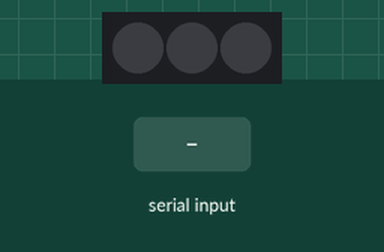
Simulated run of this sketch. Board: Arduino Uno, built with avr-gcc and run on an emulated ATmega328P. On the bench: 3 RGB LEDs in strip order, left to right. The test bench sets the inputs (shaded band). Dim RGB values are drawn brighter than linear.

Above: at 1.2 s.
1.3 s: "A" received over the second serial link
At 2.0 s:
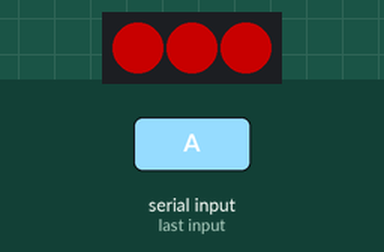
2.8 s: "B" received over the second serial link
At 3.8 s:
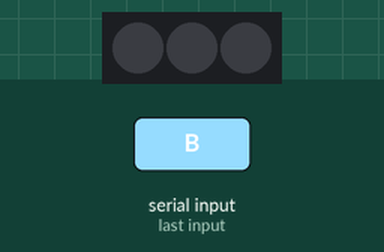
Timing chart, 0 to 5.8 s (numbered marks = the images above; inputs shaded):
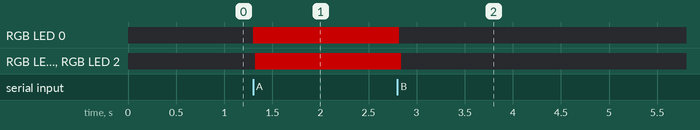

Measured:
- after the input at 1.3 s, RGB LED 0–2: off → RGB(100, 0, 0) at once
- after the input at 2.8 s, RGB LED 0–2: RGB(100, 0, 0) → off at once

The sketch:

8-2_Bluetooth_LED_Control.ino
```cpp
#include <SoftwareSerial.h>
#define BT_RXD 5
#define BT_TXD 4
SoftwareSerial bluetooth(BT_RXD, BT_TXD);
char rec_data;
bool rec_chk = false;

#include <Adafruit_NeoPixel.h>
Adafruit_NeoPixel RGB_LED = Adafruit_NeoPixel(3, 6, NEO_GRB);

void setup() {
  bluetooth.begin(9600);                          // 스마트폰 블루투스 통신속도

  RGB_LED.begin();
  RGB_LED.setBrightness(100);                    //RGB_LED 밝기조절
  RGB_LED.clear();
}
void loop() {
  if (bluetooth.available()) {                   // 블루투스 명령 수신
    rec_data = bluetooth.read();
    rec_chk = true;
  }
  if (rec_data == 'A') {
    RGB_Color(RGB_LED.Color(255, 0, 0), 10);
  }
  if (rec_data == 'B') {
    RGB_Color(RGB_LED.Color(0, 0, 0), 10);
  }
}

void RGB_Color(float c, int wait) {
  for (int i = 0; i < RGB_LED.numPixels(); i++)
  {
     RGB_LED.setPixelColor(i, c);
     RGB_LED.show();
     delay(wait);
  }
}
```
